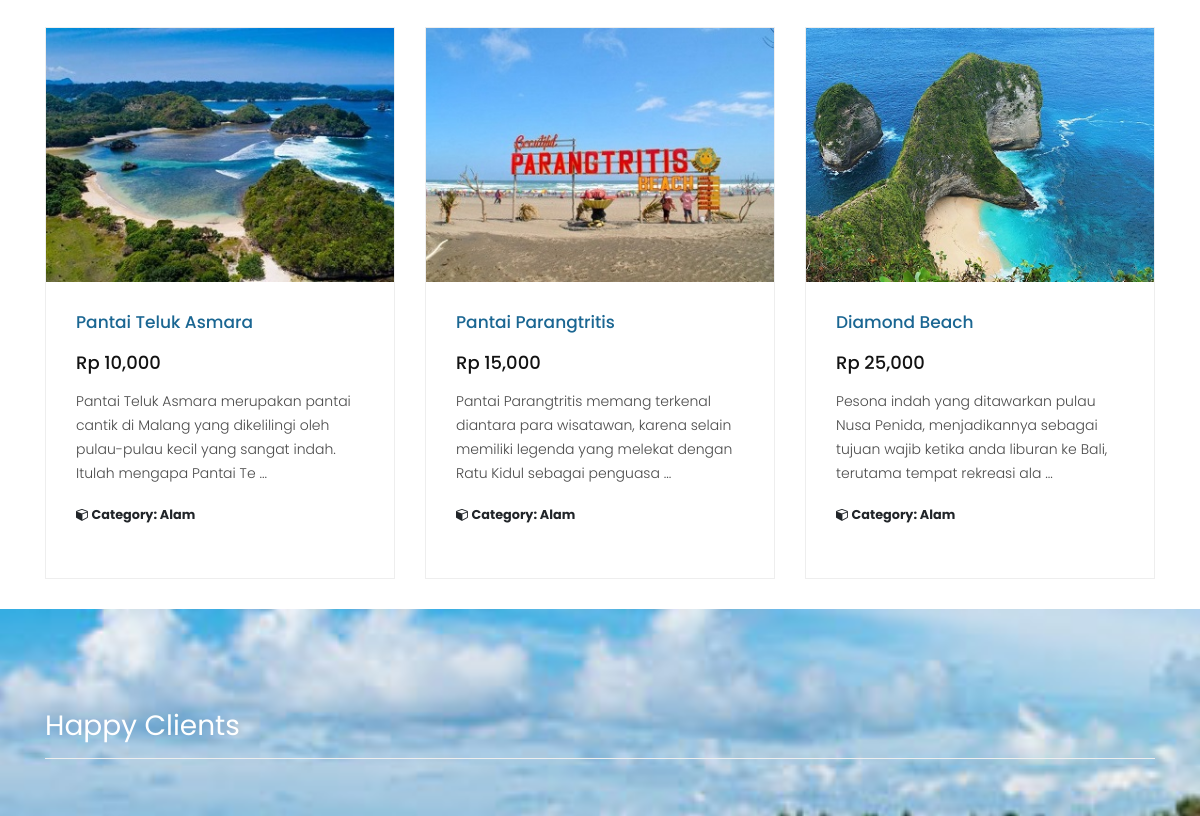
Before: / (middle part) with the older database file.
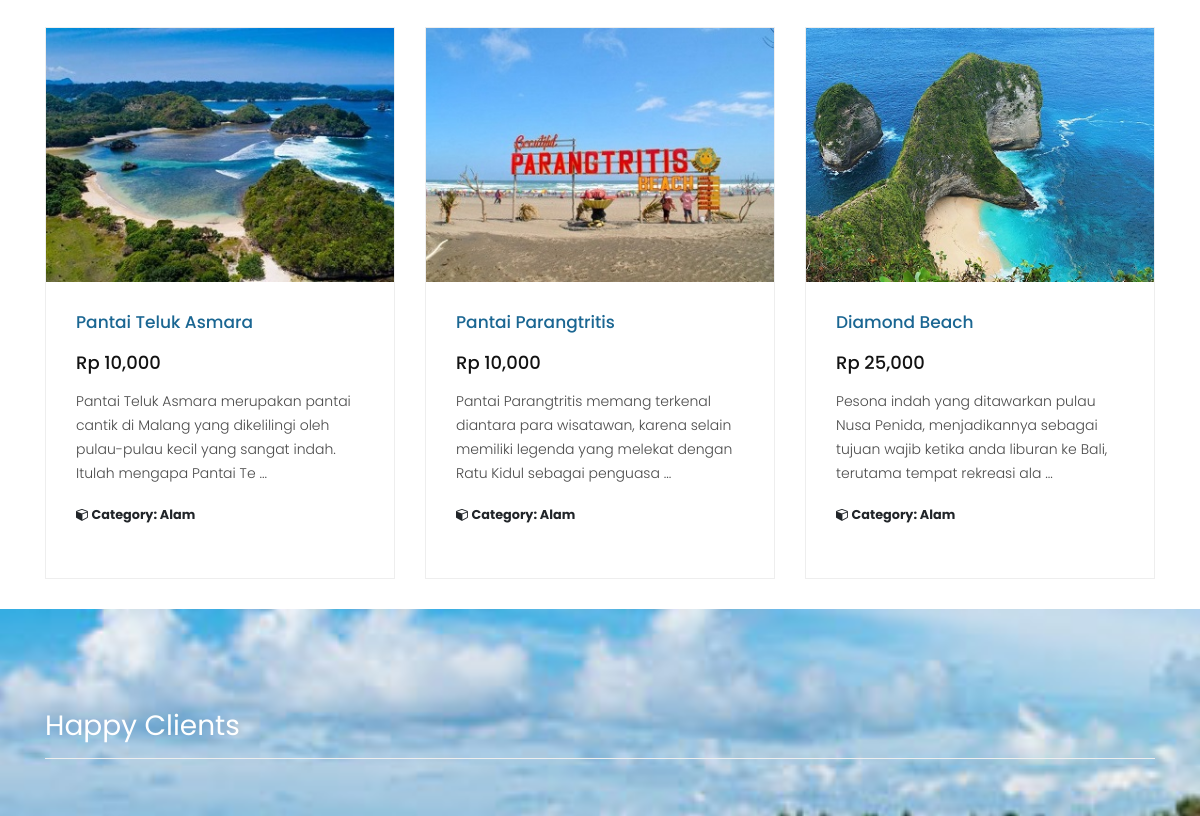
After: the same page with the newer database file.
### tables this page shows
CREATE TABLE `wisata` (
  `id_wisata` int(11) NOT NULL,
  `nama_tempat` varchar(32) NOT NULL,
  `id_kategori` int(11) NOT NULL,
  `lokasi` varchar(32) NOT NULL,
  `fasilitas` text NOT NULL,
  `htm` int(11) NOT NULL,
  `deskripsi` longtext NOT NULL,
  `foto_1` varchar(32) NOT NULL,
  `foto_2` varchar(32) NOT NULL,
  `foto_3` varchar(32) NOT NULL,
  `foto_4` varchar(32) NOT NULL
);

CREATE TABLE `kategori` (
  `id_kategori` int(11) NOT NULL,
  `nama_kategori` varchar(32) NOT NULL,
  `foto_kategori` varchar(32) NOT NULL
);

### index.php (the view, shortened to what this page needs)
<?php
include "connection.php";
$travels = mysqli_query($connection, "SELECT * FROM wisata JOIN kategori ON wisata.id_kategori = kategori.id_kategori LIMIT 3");
?>
<!DOCTYPE html>
<html lang="en">
<head>
  <link href="vendor/bootstrap/css/bootstrap.min.css" rel="stylesheet">
  <link rel="stylesheet" href="assets/css/fontawesome.css">
  <link rel="stylesheet" href="assets/css/style.css">
  <link rel="stylesheet" href="assets/css/owl.css">
</head>
<body>
  <div class="latest-products">
    <div class="container">
      <div class="row justify-content-center">
        <?php
        if (mysqli_num_rows($travels) > 0) {
          foreach ($travels as $travel) {
        ?>
            <div class="col-md-4">
              <div class="product-item">
                <a href="tempat_wisata_detail.php?id=<?php echo $travel['id_wisata'] ?>"><img src="assets/images/wisata/<?php echo $travel['foto_1']; ?>" alt=""></a>
                <div class="down-content">
                  <a href="tempat_wisata_detail.php?id=<?php echo $travel['id_wisata'] ?>">
                    <h4><?php echo $travel['nama_tempat']; ?></h4>
                  </a>
                  <h6>Rp <?php echo number_format($travel['htm']); ?></h6>
                  <p><?php echo substr_replace($travel['deskripsi'], " ... ", 140); ?></p>
                  <small class="d-flex justify-content-between mb-4">
                    <strong title="Nights"><i class="fa fa-cube"></i> Category: <?php echo $travel['nama_kategori']; ?></strong>
                  </small>
                </div>
              </div>
            </div>
          <?php } ?>
        <?php } ?>
      </div>
    </div>
  </div>
  <div class="services" style="background-image: url(assets/images/other-image-fullscren-1-1920x900.jpg);">
    <div class="container">
      <div class="row">
        <div class="col-md-12">
          <div class="section-heading">
            <h2>Happy Clients</h2>
          </div>
        </div>
      </div>
    </div>
  </div>
</body>
</html>

Changed rows visible on the page:
changed wisata "Pantai Parangtritis": htm "15,000" → "10,000"
